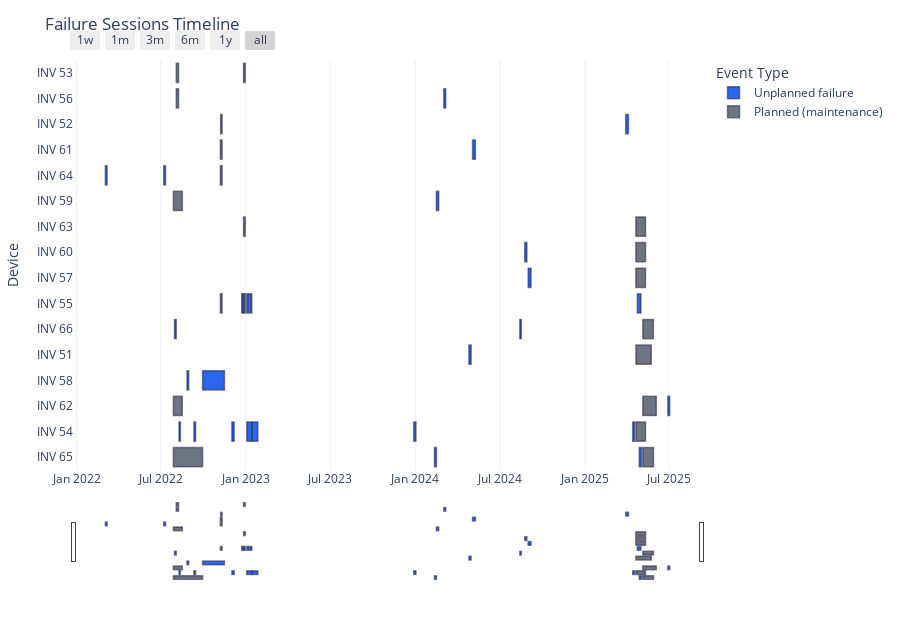

Notebook cell for this chart:
### Code cell
visualize_failure_timeline(filtered_sessions)

### Figure 1 — Plotly figure (JSON) as saved in the notebook; plotly's stock layout.template omitted (floating-point values rounded to 4 significant figures; data arrays with more than 128 entries replaced by an {"elided": "..."} marker saying what was removed)
{"data": [{"alignmentgroup": "True", "base": ["2024-04-25T12:55:00", "2025-03-29T13:55:00", "2022-08-09T11:10:00", "2022-09-10T14:45:00", "2022-12-01T11:55:00", "2023-01-02T16:40:00", "2023-01-14T07:45:00", "2023-12-28T15:30:00", "2025-04-13T16:10:00", "2022-12-22T16:25:00", "2023-01-02T15:20:00", "2023-01-09T15:20:00", "2025-04-23T14:35:00", "2024-03-02T10:55:00", "2024-08-31T06:30:00", "2022-08-26T19:35:00", "2022-09-29T09:30:00", "2024-02-15T08:10:00", "2024-08-23T19:30:00", "2024-05-03T09:00:00", "2025-06-28T10:20:00", "2022-03-03T17:35:00", "2022-07-07T15:30:00", "2024-02-11T08:10:00", "2025-04-27T17:55:00", "2022-07-30T20:05:00", "2024-08-13T07:05:00"], "customdata": {"elided": "27x6 mixed values"}, "hovertemplate": "<b>%{y}</b><br>Session ID: %{customdata[0]}<br>Start: %{customdata[1]|%Y-%m-%d %H:%M}<br>End: %{customdata[2]|%Y-%m-%d %H:%M}<br>Duration (hrs): %{customdata[3]:.2f}<br>", "legendgroup": "Unplanned failure", "marker": {"color": "#2563eb", "line": {"color": "rgba(30,30,60,0.55)", "width": 1.5}, "pattern": {"shape": ""}}, "name": "Unplanned failure", "offsetgroup": "Unplanned failure", "opacity": 0.98, "orientation": "h", "showlegend": true, "textposition": "auto", "type": "bar", "x": [414300000, 513300000, 261000000, 320400000, 427500000, 931200000, 1055400000, 408900000, 324000000, 324300000, 411600000, 333000000, 671400000, 344100000, 535200000, 307800000, 4071300000, 439800000, 406200000, 532200000, 335700000, 324900000, 333600000, 359100000, 413100000, 321300000, 276600000], "xaxis": "x", "y": ["INV 51", "INV 52", "INV 54", "INV 54", "INV 54", "INV 54", "INV 54", "INV 54", "INV 54", "INV 55", "INV 55", "INV 55", "INV 55", "INV 56", "INV 57", "INV 58", "INV 58", "INV 59", "INV 60", "INV 61", "INV 62", "INV 64", "INV 64", "INV 65", "INV 65", "INV 66", "INV 66"], "yaxis": "y"}, {"alignmentgroup": "True", "base": ["2025-04-20T13:35:00", "2022-11-07T06:35:00", "2022-08-03T15:50:00", "2022-12-26T16:45:00", "2025-04-20T11:20:00", "2022-11-06T16:50:00", "2022-12-26T16:45:00", "2022-08-03T15:50:00", "2025-04-20T10:35:00", "2022-07-28T09:55:00", "2025-04-20T11:20:00", "2022-11-06T16:50:00", "2022-07-28T10:05:00", "2025-05-05T10:25:00", "2022-12-26T16:45:00", "2025-04-20T10:35:00", "2022-11-06T16:50:00", "2022-07-28T10:05:00", "2025-05-05T10:25:00", "2025-05-05T10:25:00"], "customdata": [[2, "2025-04-20T13:35:00", "2025-05-23T15:00:00", 793.4, false, "Planned (maintenance)"], [3, "2022-11-07T06:35:00", "2022-11-10T10:05:00", 75.5, false, "Planned (maintenance)"], [5, "2022-08-03T15:50:00", "2022-08-08T13:35:00", 117.8, false, "Planned (maintenance)"], [6, "2022-12-26T16:45:00", "2022-12-30T09:10:00", 88.42, false, "Planned (maintenance)"], [16, "2025-04-20T11:20:00", "2025-05-11T06:55:00", 499.6, false, "Planned (maintenance)"], [17, "2022-11-06T16:50:00", "2022-11-10T10:35:00", 89.75, false, "Planned (maintenance)"], [19, "2022-12-26T16:45:00", "2022-12-30T09:05:00", 88.33, false, "Planned (maintenance)"], [23, "2022-08-03T15:50:00", "2022-08-08T13:25:00", 117.6, false, "Planned (maintenance)"], [29, "2025-04-20T10:35:00", "2025-05-11T06:55:00", 500.3, false, "Planned (maintenance)"], [33, "2022-07-28T09:55:00", "2022-08-16T17:00:00", 463.1, false, "Planned (maintenance)"], [38, "2025-04-20T11:20:00", "2025-05-11T06:55:00", 499.6, false, "Planned (maintenance)"], [39, "2022-11-06T16:50:00", "2022-11-10T11:05:00", 90.25, false, "Planned (maintenance)"], [41, "2022-07-28T10:05:00", "2022-08-16T12:55:00", 458.8, false, "Planned (maintenance)"], [43, "2025-05-05T10:25:00", "2025-06-03T11:00:00", 696.6, false, "Planned (maintenance)"], [45, "2022-12-26T16:45:00", "2022-12-30T09:10:00", 88.42, false, "Planned (maintenance)"], [47, "2025-04-20T10:35:00", "2025-05-11T07:15:00", 500.7, false, "Planned (maintenance)"], [50, "2022-11-06T16:50:00", "2022-11-10T11:15:00", 90.42, false, "Planned (maintenance)"], [51, "2022-07-28T10:05:00", "2022-09-29T08:20:00", 1510.0, false, "Planned (maintenance)"], [56, "2025-05-05T10:25:00", "2025-05-28T12:10:00", 553.8, false, "Planned (maintenance)"], [60, "2025-05-05T10:25:00", "2025-05-28T05:50:00", 547.4, false, "Planned (maintenance)"]], "hovertemplate": "<b>%{y}</b><br>Session ID: %{customdata[0]}<br>Start: %{customdata[1]|%Y-%m-%d %H:%M}<br>End: %{customdata[2]|%Y-%m-%d %H:%M}<br>Duration (hrs): %{customdata[3]:.2f}<br>", "legendgroup": "Planned (maintenance)", "marker": {"color": "#6b7280", "line": {"color": "rgba(30,30,60,0.55)", "width": 1.5}, "pattern": {"shape": ""}}, "name": "Planned (maintenance)", "offsetgroup": "Planned (maintenance)", "opacity": 0.98, "orientation": "h", "showlegend": true, "textposition": "auto", "type": "bar", "x": [2856300000, 271800000, 423900000, 318300000, 1798500000, 323100000, 318000000, 423300000, 1801200000, 1667100000, 1798500000, 324900000, 1651800000, 2507700000, 318300000, 1802400000, 325500000, 5436900000, 1993500000, 1970700000], "xaxis": "x", "y": ["INV 51", "INV 52", "INV 53", "INV 53", "INV 54", "INV 55", "INV 55", "INV 56", "INV 57", "INV 59", "INV 60", "INV 61", "INV 62", "INV 62", "INV 63", "INV 63", "INV 64", "INV 65", "INV 65", "INV 66"], "yaxis": "y"}], "layout": {"bargap": 0.25, "barmode": "overlay", "height": 620, "legend": {"title": {"text": "Event Type"}, "tracegroupgap": 0}, "margin": {"b": 40, "l": 70, "r": 30, "t": 60}, "title": {"text": "Failure Sessions Timeline"}, "xaxis": {"anchor": "y", "domain": [0, 1], "rangeselector": {"buttons": [{"count": 7, "label": "1w", "step": "day", "stepmode": "backward"}, {"count": 1, "label": "1m", "step": "month", "stepmode": "backward"}, {"count": 3, "label": "3m", "step": "month", "stepmode": "backward"}, {"count": 6, "label": "6m", "step": "month", "stepmode": "backward"}, {"count": 1, "label": "1y", "step": "year", "stepmode": "backward"}, {"step": "all"}]}, "rangeslider": {"visible": true}, "showgrid": true, "type": "date"}, "yaxis": {"anchor": "x", "autorange": "reversed", "categoryarray": ["INV 53", "INV 56", "INV 52", "INV 61", "INV 64", "INV 59", "INV 63", "INV 60", "INV 57", "INV 55", "INV 66", "INV 51", "INV 58", "INV 62", "INV 54", "INV 65"], "categoryorder": "array", "domain": [0, 1], "title": {"text": "Device"}}}}
